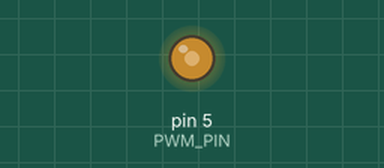
The sketch below on a simulated Arduino Uno, built with avr-gcc and run on an emulated ATmega328P. Shown: output pins drawn as LEDs (lit = HIGH).

Above: at 0.1 s.
Timing chart, 0 to 1.6 s (numbered marks = the images above):
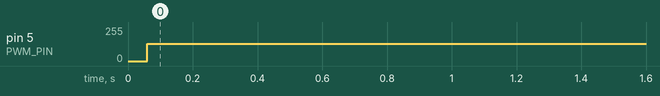

The sketch:

Assignment_3_Task_1_Code.ino
```cpp
// C++ code
//
#define PWM_PIN 5 // PD5

void setup() {
  DDRD |= (1 << PWM_PIN); // Set pin as output
}

void loop() {
  float freq = 100;         // 500 Hz PWM
  float duty = 0.5;         // 50% duty cycle

  float period_us = 1000000.0 / freq;
  float on_time = period_us * duty;
  float off_time = period_us - on_time;

  PORTD |= (1 << PWM_PIN);   // HIGH
  delayMicroseconds((int)on_time);

  PORTD &= ~(1 << PWM_PIN);  // LOW
  delayMicroseconds((int)off_time);
}
```

Measured:
- by itself, pin 5 (PWM_PIN): 0/255 → 128/255 at 0.06 s
